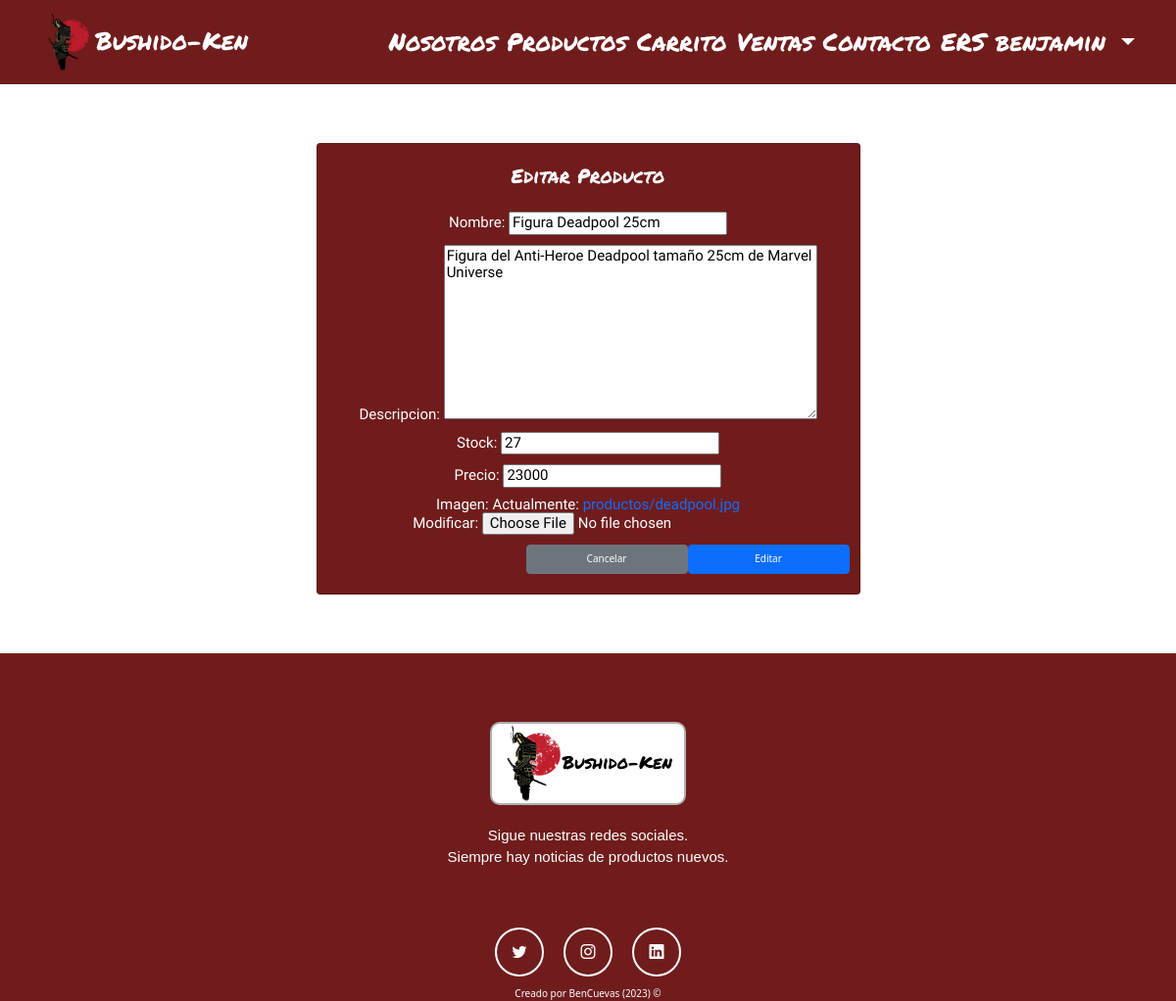
The app's page /modificar_producto/2/ (signed in) with its own data.
### app/models.py (models this page shows, shortened)
class Producto(models.Model):
    nombre = models.CharField(max_length=50)
    descripcion = models.TextField()
    stock = models.IntegerField()
    precio = models.IntegerField()
    imagen = models.ImageField(upload_to="productos", null=True)

### app/views.py (the view)
# urls.py: path('modificar_producto/<id>/', views.modificar_producto, name='modificar_producto'),
@login_required
def modificar_producto(request, id):
    producto = get_object_or_404(Producto, id=id)
    data={'form':ProductoForm(instance=producto)}
    if request.method == 'POST':
        formulario = ProductoForm(data=request.POST, instance=producto, files=request.FILES)
        if formulario.is_valid():
            formulario.save()
            return redirect(to="listar_productos")
        data["form"] = formulario
    return render(request, 'producto/modificar.html', data)

### app/forms.py
class  ProductoForm(forms.ModelForm):
    class Meta:
        model = Producto
        fields = '__all__'

### app/templates/producto/modificar.html (shortened to what this page needs)
{% extends 'base.html' %}
{% block contenido %}
<br>
<br>
<br>
<br>
    <div class="row">
        <div class="col-12 col-md-6 offset-md-3">
            <div class="card">
                <div class="card-body">
                    <h2>Editar Producto</h2>
                    <br>
                    <br>
            <form action="" method="post" enctype="multipart/form-data">
                    {{form.as_p}}
                    <div class="d-flex justify-content-end">
                        <input type="text" value="Cancelar" class="btn btn-secondary">
                        <br>
                        <br>
                        <br>
                        <input type="text" value="Editar" class="btn btn-primary">
                    </div>
                </form>
            </div>
        </div>
            </div>
        </div>
<br>
<br>
<br>
<br>
{% endblock contenido %}

### app/templates/base.html (shortened to what this page needs)
{% load static %}
<!DOCTYPE html>
<html lang="en">
  <head>
    <link
      href="https://cdn.jsdelivr.net/npm/bootstrap@5.3.0-alpha2/dist/css/bootstrap.min.css"
      rel="stylesheet"
    />
    <link
      rel="stylesheet"
      href="https://cdn.jsdelivr.net/npm/bootstrap-icons@1.10.3/font/bootstrap-icons.css"
    />
    <link href="{% static 'css/Styles.css' %}" rel="stylesheet" />
    <link href="{% static 'css/normalize.css' %}" rel="stylesheet" />
  </head>
  <body>
    <header>
      <nav class="navbar navbar-expand-md navbar-light">
        <div class="container-md">
          <div class="collapse navbar-collapse" id="navbarToggler">
            <a class="navbar-brand" href="{% url 'index' %}"
              ><img
                src="{% static 'img/samurai1.png' %}"
                width="60"
                alt="Logo pagina web"
              />Bushido-Ken</a
            >
            <ul
              class="navbar-nav d-flex justify-content-between align-items-center"
            >
              <li class="nav-item">
                <a class="nav-link" href="{% url 'nosotros' %}">Nosotros</a>
              </li>
              <li class="nav-item">
                <a class="nav-link" href="{% url 'productos' %}">Productos</a>
              </li>
              <li class="nav-item">
                <a class="nav-link" href="{% url 'carrito' %}">Carrito</a>
              </li>
              <li class="nav-item">
                <a class="nav-link" href="{% url 'ventas' %}">Ventas</a>
              </li>
              <li class="nav-item">
                <a class="nav-link" href="{% url 'contacto_forms' %}"
                  >Contacto</a
                >
              </li>
              <li class="nav-item">
                <a class="nav-link" href="{% url 'ers' %}">ERS</a>
              </li>
              <li class="nav-item dropdown">
                <a
                  class="nav-link dropdown-toggle"
                  href="#"
                  role="button"
                  data-bs-toggle="dropdown"
                  aria-expanded="false"
                >
                  {% if user.is_authenticated %} {{ user }} {% else %} Usuario
                  {% endif %}
                </a>
              </li>
            </ul>
          </div>
        </div>
      </nav>
    </header>
    <div class="container">{% block contenido %} {% endblock contenido %}</div>
    <footer
      class="seccion-oscura d-flex flex-column align-items-center justify-content-center"
    >
      <div class="img-logo-text">
        <img
          class="footer-logo"
          src="{% static 'img/samurai1.png' %}"
          alt="Logo de Footer"
        />
        Bushido-Ken
      </div>
      <p class="footer-text text-center">
        Sigue nuestras redes sociales.<br />Siempre hay noticias de productos
        nuevos.
      </p>
      <div
        class="icons-redes d-flex flex-wrap align-items-center justify-content-center"
      >
        <a
          href="https://twitter.com/?lang=es"
          target="_blank"
          rel="noopener noreferrer"
        >
          <i class="bi bi-twitter"></i>
        </a>
        <a
          href="https://www.instagram.com"
          target="_blank"
          rel="noopener noreferrer"
        >
          <i class="bi bi-instagram"></i>
        </a>
        <a
          href="https://cl.linkedin.com"
          target="_blank"
          rel="noopener noreferrer"
        >
          <i class="bi bi-linkedin"></i>
        </a>
      </div>
      <div class="rights">
        <div>Creado por BenCuevas (2023) &#169;</div>
      </div>
    </footer>
  </body>
</html>

### app/static/css/Styles.css (style rules this page uses)
html { box-sizing: border-box; font-size: 62.5%; }
*, *:before, *:after { box-sizing: inherit; }
h1, h2, h3 { font-family: "Permanent Marker", cursive; }
h2 { font-size: 1.8rem; }
p { font-family: "Architects Daughter", cursive; font-size: 1rem; }
a { text-decoration: none; }
.navbar { padding: 1rem; background-color: #701c1c; font-family: "Permanent Marker", cursive; font-size: 1.5rem; }
.navbar a { font-size: 2.5rem; color: white; }
.navbar-collapse { align-items: center; justify-content: space-between; font-size: 1rem; }
.seccion-oscura { color: white; background-color: #701c1c; }
.card { background-color: #701c1c; }
.card-body h2 { font-size: 2rem; }
.card-body p { font-size: 1.5rem; }
.card-body { margin: 1rem 0; color: white; text-align: center; line-height: 1; }
.img-logo-text { margin: 70px 0 0 0; height: 85px; width: 200px; border: 2px solid #aeaeae; border-radius: 10px; background-color: white; color: black; font-family: "Permanent Marker", cursive; font-size: 18px; }
.footer-logo { height: 80px; width: 80px; margin-right: -15px; }
.footer-text { font-size: 1.5rem; padding: 20px; margin-bottom: 30px; font-family: "Mochiy Pop One", sans-serif; }
.icons-redes a { width: 50px; height: 50px; display: flex; align-items: center; justify-content: center; padding: 2px; margin: 10px; border: 2px solid white; border-radius: 50%; transition: all 0.2s ease-in; }
.icons-redes i { color: white; font-size: 1.5rem; transition: all 0.2s ease-in; }

### records on screen
Producto: nombre "Figura Deadpool 25cm", descripcion "Figura del Anti-Heroe Deadpool tamaño 25cm de Marvel Universe", stock "27", precio "23000"

### other values on screen
{{ user }} "benjamin"
